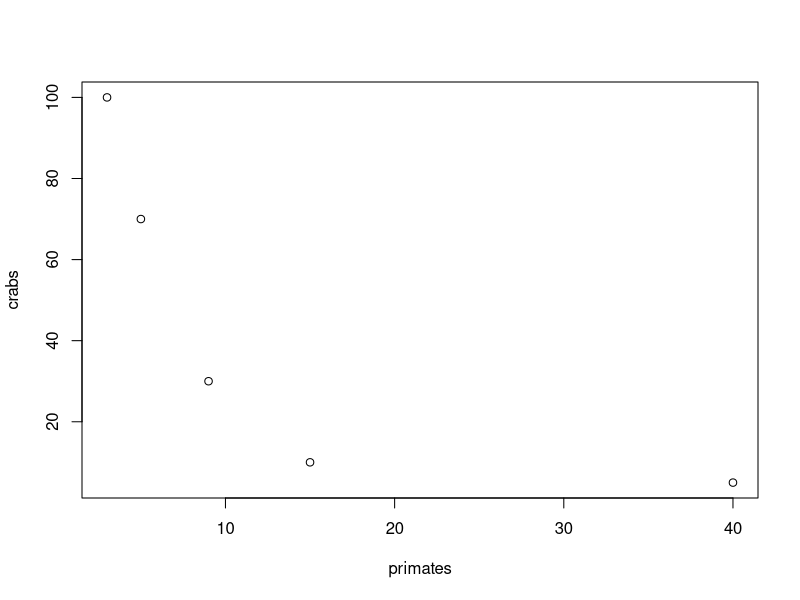
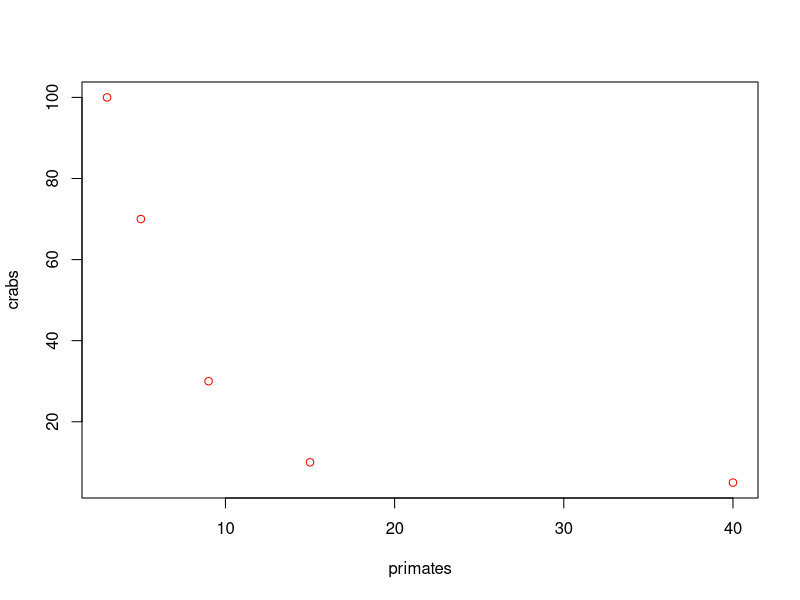
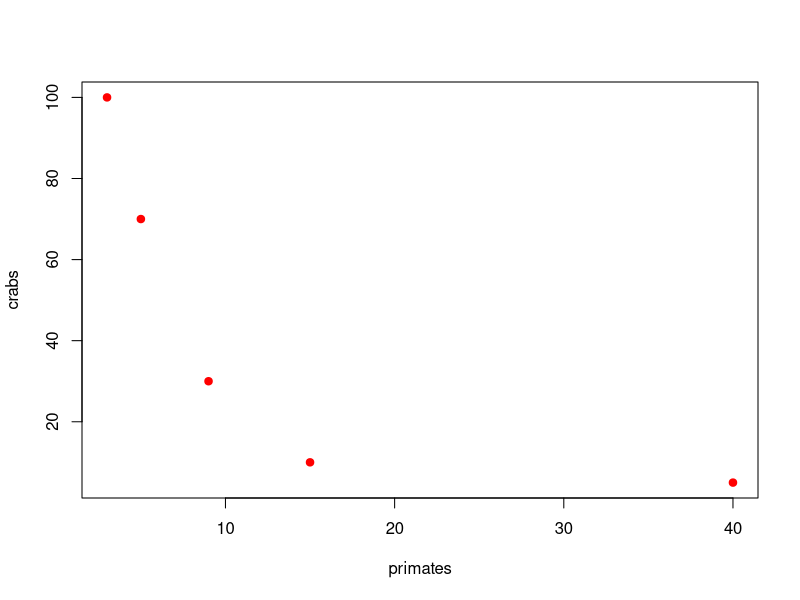
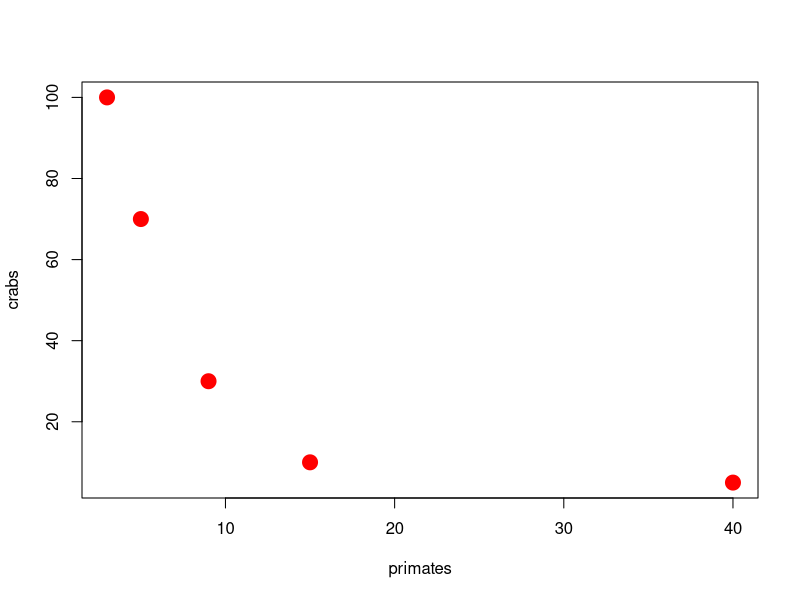
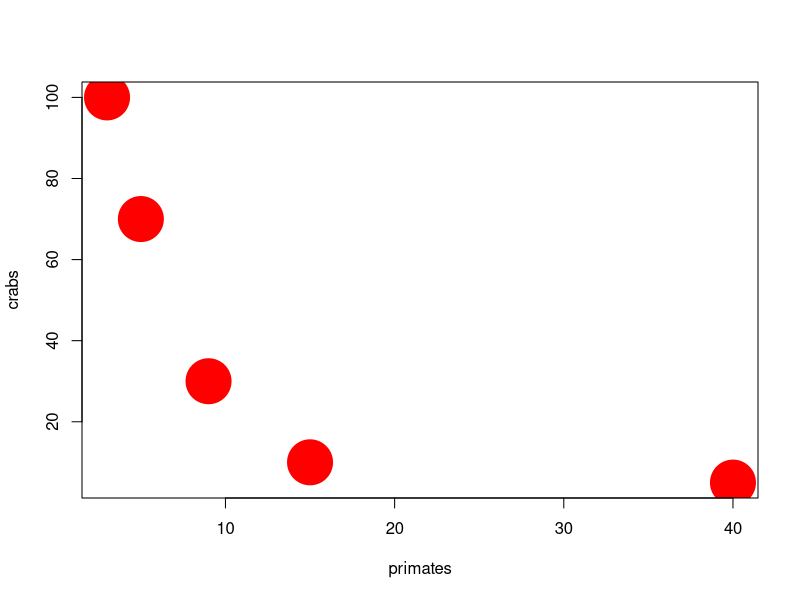
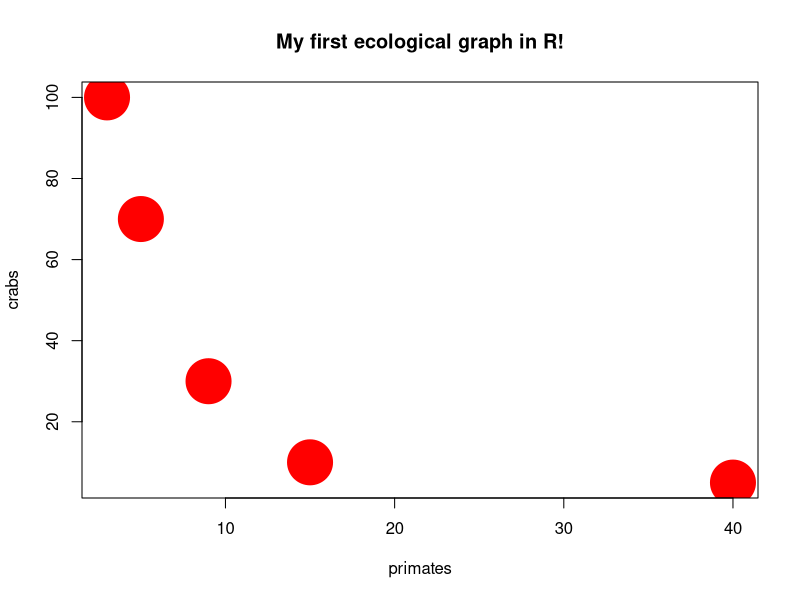

Write R code to recreate these figures, in order.
# Write whatever you want here!

# this is an array
primates <- c(3, 5, 9, 15, 40)  
primates

# new set:
crabs <- c(100, 70, 30, 10, 5)
crabs

# first plot in R
plot(primates, crabs)

plot(primates, crabs, col="red")

plot(primates, crabs, col="red", pch=19)

plot(primates, crabs, col="red", pch=19, cex=2)

plot(primates, crabs, col="red", pch=19, cex=6)

plot(primates, crabs, col="red", pch=19, cex=6, main="My first ecological graph in R!")

# create a dataframe
ecoset <- data.frame(primates, crabs)
ecoset

# ecological numbers
# mean number of individuals per site
(3+5+9+15+40)/5

# summary of the dataframe
summary(ecoset) # laurel: Ecosets


